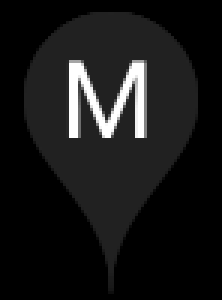
#> input picture services/ui/packages/nv-metropolis-bp-vss-ui/map/lib-src/assets/map-marker-place-default.png, 74 x 100 px (shown 3 times larger)
$ python lens_distortion.py --image_path ../../../../services/ui/packages/nv-metropolis-bp-vss-ui/map/lib-src/assets/map-marker-place-default.png
#> lines starting #> are read from the running program, lines starting #| are printed output that depends on the picture
# SPDX-FileCopyrightText: Copyright (c) 2025-2026, NVIDIA CORPORATION & AFFILIATES. All rights reserved.
# SPDX-License-Identifier: Apache-2.0
#
# Licensed under the Apache License, Version 2.0 (the "License");
# you may not use this file except in compliance with the License.
# You may obtain a copy of the License at
#
# http://www.apache.org/licenses/LICENSE-2.0
#
# Unless required by applicable law or agreed to in writing, software
# distributed under the License is distributed on an "AS IS" BASIS,
# WITHOUT WARRANTIES OR CONDITIONS OF ANY KIND, either express or implied.
# See the License for the specific language governing permissions and
# limitations under the License.

import numpy as np
import cv2 as cv
import math
import argparse

# [26 lines left out: function distort_point, not called in this run]


def distort_image(src, params, crop=False):
    """ distort image with given parameters using inverse Brown-Conrady model

    The inverse of the Brown-Conrady model is used to map the corrected (ideal)
    coordinates back to the distorted coordinates. This process is more complex
    than the forward transformation because it involves solving non-linear
    equations. However, an iterative approach can be used to approximate
    the inverse transformation.

    Args:
        src: image to be undistorted
        params: dictionary
        crop(bool): crop the output image

    Returns:
        distorted image
    """
    # parameters
    k1 = params['k1']
    k2 = params['k2']
    k3 = params['k3']

    # update map
    map_x = np.zeros((src.shape[0], src.shape[1]), dtype=np.float64)
    map_y = np.zeros((src.shape[0], src.shape[1]), dtype=np.float64)
    height = src.shape[0]
    width = src.shape[1]
    xc = width // 2
    yc = height // 2
    for y in range(height):
        for x in range(width):
            xn = (x - xc) #/ xc
            yn = (y - yc) #/ yc

            x_d, y_d = inverse_brown_conrady(xn, yn, k1, k2, k3)
            map_x[y,x] = x_d + xc
            map_y[y,x] = y_d + yc

            if x == 200 and y == 200:
                print('x=200, y=200:')
                print(map_x[y,x], map_y[y,x])

    dst = cv.remap(src, map_x, map_y, cv.INTER_LINEAR, borderMode=cv.BORDER_CONSTANT, borderValue=0)
    if crop:
        x_d, y_d = inverse_brown_conrady(0, 0, k1, k2, k3)
        print(x_d, y_d)
        x0 = -int(map_x[0, 0])
        y0 = -int(map_y[0, 0])
        if x0 > width:
            x0 -= width
            y0 -= height
        x1 = width - x0
        y1 = height - y0
        print(x0, y0, x1, y1)
        dst = dst[y0:y1, x0:x1]

    return dst


def inverse_brown_conrady(x_c, y_c, k1, k2, k3, max_iter=100, tolerance=1e-6):
    """ Inverse Brown Conrady function
    The inverse of the Brown-Conrady model is used to map the corrected (ideal)
    coordinates back to the distorted coordinates.

    Args:
        x_c, y_c: corrected (ideal) coordinates
        k1, k2, k3: distortion parameters
        max_iter(int): maximum number of iterations
        tolerance(float): convergence tolerance

    Returns:
        x_d, y_d: distorted coordinates after max_iter iterations or until convergence
    """
    # Initialize distorted coordinates
    x_d, y_d = x_c, y_c

    for i in range(max_iter):
        # Compute radial distance
        r = math.sqrt(x_d**2 + y_d**2)

        # Compute distortion factor
        D = 1 + k1 * r**2 + k2 * r**4 + k3 * r**6

        # Update distorted coordinates
        x_d_new = x_c / D
        y_d_new = y_c / D

        # Check for convergence
        if abs(x_d_new - x_d) < tolerance and abs(y_d_new - y_d) < tolerance:
            break

        # Update for next iteration
        x_d, y_d = x_d_new, y_d_new

    return x_d, y_d

# [60 lines left out: functions undistort_image, undistort_points, not called in this run]

if __name__=='__main__':
    parser = argparse.ArgumentParser(description='Distort image')
    parser.add_argument('-i', '--image_path', type=str,
                        help='Path to the input image')
    args = parser.parse_args()
    src = cv.imread(args.image_path)
#> src is the input picture: shape (100, 74, 3); min 0, max 255, mean 23.5
    params = {'k1': -0.000001, 'k2': 0.0000000000000, 'k3': 0.00000000000000}
    # resize image
    src = cv.resize(src, None, fx=0.5, fy=0.5)
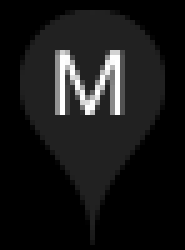
#> src: shape (50, 37, 3) (shown 5 times larger); min 0, max 255, mean 23.5
    pt = [200,200]
    cv.circle(src, (pt[0], pt[1]), 2, (255,0,0), 2)
    cv.imshow("input", src)

    img_d = distort_image(src, params, False)
#> after the loop in distort_image, `for y in range(height):`:
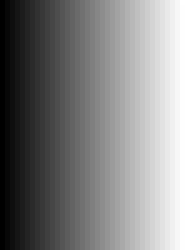
#> map_x: shape (50, 37) float64 (shown 5 times larger); min -0.0171, max 36.02, mean 18; drawn with min black and max white
#> after the loop in distort_image, `for y in range(height):`:
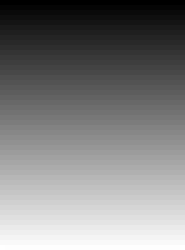
#> map_y: shape (50, 37) float64 (shown 5 times larger); min -0.0238, max 49.02, mean 24.5; drawn with min black and max white
#> (the run stopped early here; a loop or call above may not have finished)
